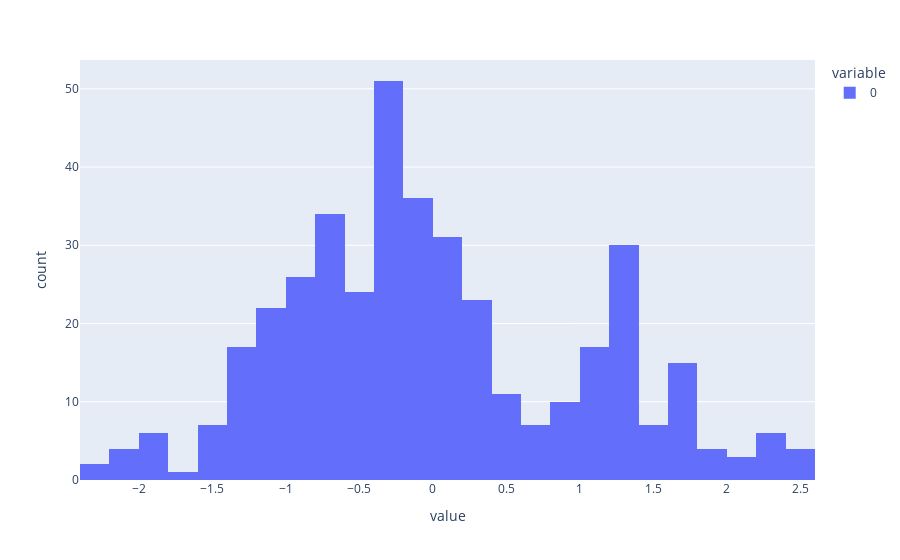
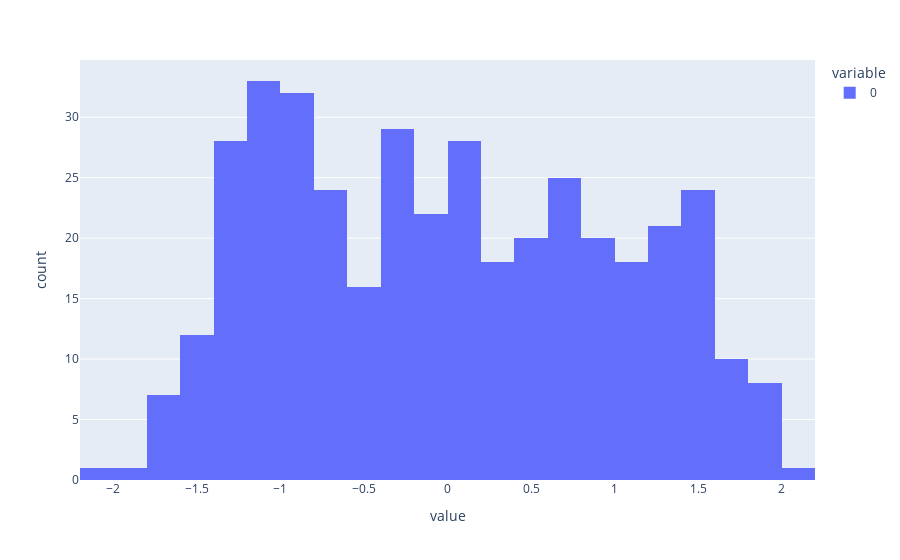
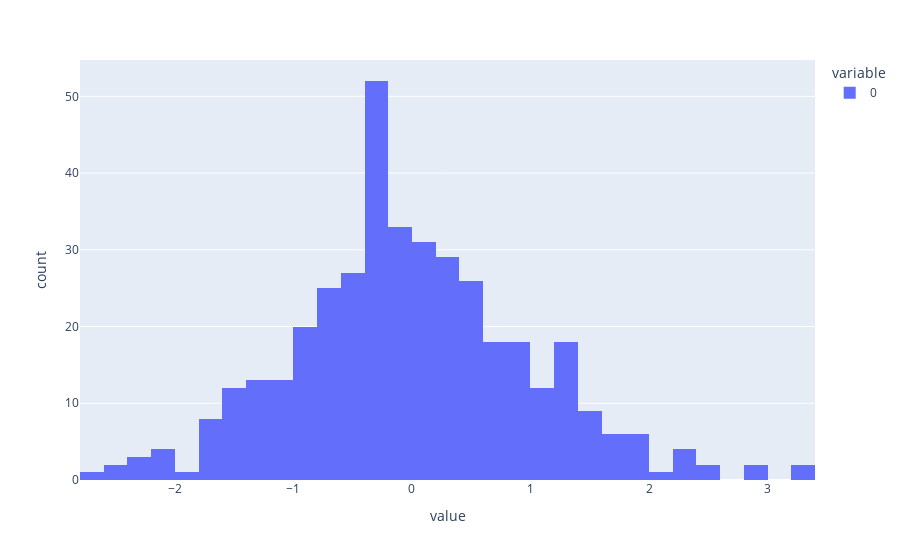
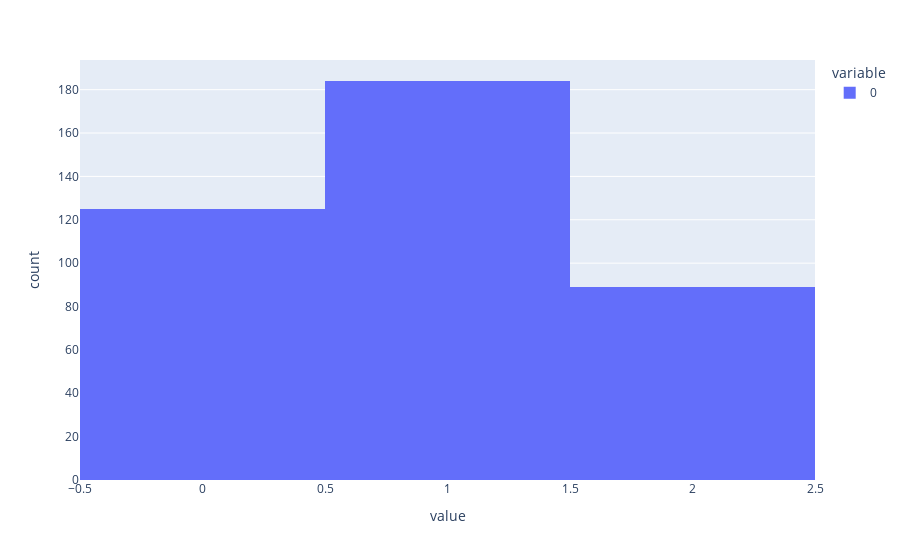

Source (notebook cell) for these figures, in order:
### Code cell
for col in range(X.shape[1]):
    fig = px.histogram(data_frame=X[:, col])
    fig.show()

### Figure 1 — Plotly figure (JSON) as saved in the notebook; plotly's stock layout.template omitted (floating-point values rounded to 4 significant figures; data arrays with more than 128 entries replaced by an {"elided": "..."} marker saying what was removed)
{"data": [{"alignmentgroup": "True", "bingroup": "x", "hovertemplate": "variable=0<br>value=%{x}<br>count=%{y}<extra></extra>", "legendgroup": "0", "marker": {"color": "#636efa", "pattern": {"shape": ""}}, "name": "0", "offsetgroup": "0", "orientation": "v", "showlegend": true, "type": "histogram", "x": {"elided": "398 float values"}, "xaxis": "x", "yaxis": "y"}], "layout": {"barmode": "relative", "legend": {"title": {"text": "variable"}, "tracegroupgap": 0}, "margin": {"t": 60}, "xaxis": {"anchor": "y", "domain": [0, 1], "title": {"text": "value"}}, "yaxis": {"anchor": "x", "domain": [0, 1], "title": {"text": "count"}}}}

### Figure 2 — Plotly figure (JSON) as saved in the notebook; plotly's stock layout.template omitted (floating-point values rounded to 4 significant figures; data arrays with more than 128 entries replaced by an {"elided": "..."} marker saying what was removed)
{"data": [{"alignmentgroup": "True", "bingroup": "x", "hovertemplate": "variable=0<br>value=%{x}<br>count=%{y}<extra></extra>", "legendgroup": "0", "marker": {"color": "#636efa", "pattern": {"shape": ""}}, "name": "0", "offsetgroup": "0", "orientation": "v", "showlegend": true, "type": "histogram", "x": {"elided": "398 float values"}, "xaxis": "x", "yaxis": "y"}], "layout": {"barmode": "relative", "legend": {"title": {"text": "variable"}, "tracegroupgap": 0}, "margin": {"t": 60}, "xaxis": {"anchor": "y", "domain": [0, 1], "title": {"text": "value"}}, "yaxis": {"anchor": "x", "domain": [0, 1], "title": {"text": "count"}}}}

### Figure 3 — Plotly figure (JSON) as saved in the notebook; plotly's stock layout.template omitted (floating-point values rounded to 4 significant figures; data arrays with more than 128 entries replaced by an {"elided": "..."} marker saying what was removed)
{"data": [{"alignmentgroup": "True", "bingroup": "x", "hovertemplate": "variable=0<br>value=%{x}<br>count=%{y}<extra></extra>", "legendgroup": "0", "marker": {"color": "#636efa", "pattern": {"shape": ""}}, "name": "0", "offsetgroup": "0", "orientation": "v", "showlegend": true, "type": "histogram", "x": {"elided": "398 float values"}, "xaxis": "x", "yaxis": "y"}], "layout": {"barmode": "relative", "legend": {"title": {"text": "variable"}, "tracegroupgap": 0}, "margin": {"t": 60}, "xaxis": {"anchor": "y", "domain": [0, 1], "title": {"text": "value"}}, "yaxis": {"anchor": "x", "domain": [0, 1], "title": {"text": "count"}}}}

### Figure 4 — Plotly figure (JSON) as saved in the notebook; plotly's stock layout.template omitted (floating-point values rounded to 4 significant figures; data arrays with more than 128 entries replaced by an {"elided": "..."} marker saying what was removed)
{"data": [{"alignmentgroup": "True", "bingroup": "x", "hovertemplate": "variable=0<br>value=%{x}<br>count=%{y}<extra></extra>", "legendgroup": "0", "marker": {"color": "#636efa", "pattern": {"shape": ""}}, "name": "0", "offsetgroup": "0", "orientation": "v", "showlegend": true, "type": "histogram", "x": {"elided": "398 int values"}, "xaxis": "x", "yaxis": "y"}], "layout": {"barmode": "relative", "legend": {"title": {"text": "variable"}, "tracegroupgap": 0}, "margin": {"t": 60}, "xaxis": {"anchor": "y", "domain": [0, 1], "title": {"text": "value"}}, "yaxis": {"anchor": "x", "domain": [0, 1], "title": {"text": "count"}}}}
